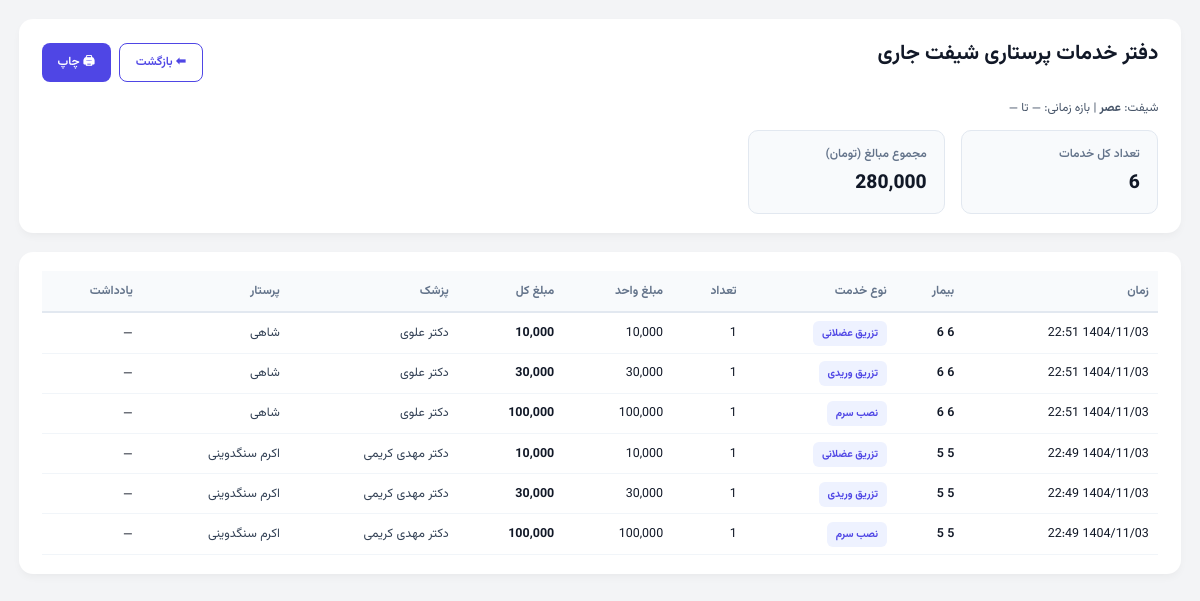
The app's page /reception/nursing_ledger (signed in) with its own data.
### tables this page shows
CREATE TABLE user_active_shift (
    user_id INTEGER PRIMARY KEY,
    active_shift TEXT NOT NULL,  -- 'morning', 'evening', 'night'
    work_date TEXT NOT NULL,     -- YYYY-MM-DD
    shift_started_at TIMESTAMP DEFAULT (datetime('now', '+3 hours', '+30 minutes')),
    FOREIGN KEY (user_id) REFERENCES users (id)
);

CREATE TABLE injections (
    id INTEGER PRIMARY KEY AUTOINCREMENT,
    patient_id INTEGER NOT NULL,
    injection_type TEXT NOT NULL,
    service_id INTEGER, -- reference to nursing_services.id
    injection_date TIMESTAMP DEFAULT (datetime('now', '+3 hours', '+30 minutes')),
    shift TEXT,
    work_date TEXT, -- YYYY-MM-DD (manual work date)
    count INTEGER DEFAULT 1,
    unit_price REAL DEFAULT 0,
    total_price REAL DEFAULT 0,
    patient_amount REAL DEFAULT NULL, -- amount to be paid by patient (if covered, 0)
    insurance_amount REAL DEFAULT NULL, -- amount to be paid by insurance
    covered_by_insurance INTEGER DEFAULT 0,
    reception_user TEXT,
    notes TEXT,
    invoice_id INTEGER,
    doctor_id INTEGER,
    nurse_id INTEGER,
    FOREIGN KEY (patient_id) REFERENCES patients (id),
    FOREIGN KEY (service_id) REFERENCES nursing_services (id),
    FOREIGN KEY (invoice_id) REFERENCES invoices (id),
    FOREIGN KEY (doctor_id) REFERENCES medical_staff (id),
    FOREIGN KEY (nurse_id) REFERENCES medical_staff (id)
);

CREATE TABLE medical_staff (
    id INTEGER PRIMARY KEY AUTOINCREMENT,
    full_name TEXT NOT NULL,
    staff_type TEXT NOT NULL, -- 'doctor', 'nurse'
    is_active INTEGER DEFAULT 1,
    created_at TIMESTAMP DEFAULT (datetime('now', '+3 hours', '+30 minutes'))
);

### src/api/reception.py (the view)
@bp.route('/nursing_ledger', methods=['GET'])
@login_required
def nursing_ledger():
    from src.adapters.sqlite.core import get_db
    from src.common.utils import get_current_shift_window
    db = get_db()
    shift, start_dt, end_dt = get_current_shift_window()
    rows = db.execute(
        '''SELECT i.id, i.injection_date, i.injection_type, i.count, i.unit_price, i.total_price, i.notes,
                  p.full_name AS patient_name,
                  doc.full_name AS doctor_name,
                  nurse.full_name AS nurse_name
           FROM injections i
           JOIN patients p ON p.id = i.patient_id
           LEFT JOIN medical_staff doc ON doc.id = i.doctor_id
           LEFT JOIN medical_staff nurse ON nurse.id = i.nurse_id
           WHERE i.work_date = ? AND i.shift = ?
           ORDER BY i.injection_date DESC''',
        (g.user_shift_status['work_date'], g.user_shift_status['active_shift'])
    ).fetchall()
    injections = [dict(r) for r in rows]
    total_services = len(injections)
    total_amount = sum(r['total_price'] or 0 for r in injections)
    return render_template('reception/nursing_ledger.html',
                           shift=shift,
                           start=start_dt,
                           end=end_dt,
                           injections=injections,
                           total_services=total_services,
                           total_amount=total_amount)

### src/adapters/sqlite/core.py (called while the page is built)
def close_connection(exception):
    db = getattr(g, '_database', None)
    if db is not None:
        db.close()

### src/adapters/sqlite/user_shift_repo.py (called while the page is built, shortened)
    def _ensure_table(self):
        global _table_ensured
        if _table_ensured:
            return

    def get_user_active_shift(self, user_id: int) -> Optional[Dict]:
        self._ensure_table()
        db = get_db()
        row = db.execute(
            "SELECT * FROM user_active_shift WHERE user_id = ?",
            (user_id,)
        ).fetchone()
        return dict(row) if row else None

    def get_effective_shift_for_user(self, user_id: int) -> tuple[str, str, bool, bool]:
        self._ensure_table()
        now = iran_now()
        user_shift = self.get_user_active_shift(user_id)
        if not user_shift:
            default_shift = 'morning'
            default_work_date = now.strftime('%Y-%m-%d')
            self.set_user_active_shift(user_id, default_shift, default_work_date)
            return (default_shift, default_work_date, False, False)
        return (user_shift['active_shift'], user_shift['work_date'], False, False)

### src/api/auth.py (called while the page is built)
def login_required(view):
    @functools.wraps(view)
    def wrapped_view(**kwargs):
        if g.user is None:
            return redirect(url_for("auth.login"))
        return view(**kwargs)
    return wrapped_view

### src/common/jalali.py (called while the page is built)
    def persian_tuple(self):
        return self.persian_year, self.persian_month, self.persian_day

### src/common/utils.py (called while the page is built)
def iran_now() -> datetime:
    return datetime.utcnow() + IRAN_UTC_OFFSET

def parse_datetime(dt: datetime | str | None) -> datetime | None:
    if dt is None:
        return None
    if isinstance(dt, datetime):
        return dt
    if isinstance(dt, str):
        if not dt or dt == '—':
            return None
        try:
            return datetime.strptime(dt, '%Y-%m-%d %H:%M:%S')
        except ValueError:
            try:
                return datetime.strptime(dt, '%Y-%m-%d')
            except ValueError:
                return None
    return None

def format_jalali_datetime(dt: datetime | str | None, include_seconds: bool = False) -> str:
    parsed_dt = parse_datetime(dt)
    if parsed_dt is None:
        return '—'
    jy, jm, jd = gregorian_to_jalali(parsed_dt.year, parsed_dt.month, parsed_dt.day)
    if include_seconds:
        return f"{jy}/{jm:02d}/{jd:02d} {parsed_dt.hour:02d}:{parsed_dt.minute:02d}:{parsed_dt.second:02d}"
    return f"{jy}/{jm:02d}/{jd:02d} {parsed_dt.hour:02d}:{parsed_dt.minute:02d}"

### src/templates/reception/nursing_ledger.html (shortened to what this page needs)
<!doctype html>
<html lang="fa" dir="rtl">
<head>
<link href="{{ url_for('static', filename='css/vazirmatn.css') }}" rel="stylesheet" type="text/css" />
</head>
<body>
    <div class="card">
        <div class="top-actions">
            <h1>دفتر خدمات پرستاری شیفت جاری</h1>
            <div style="display:flex; gap:0.5rem;">
                <a class="btn outline" href="{{ url_for('reception.index') }}">⬅ بازگشت</a>
                <button class="btn" onclick="window.print()">🖨 چاپ</button>
            </div>
        </div>
        <div style="font-size:0.75rem; color:#475569; margin-bottom:0.8rem;">
            شیفت: <strong>{{ 'صبح' if shift=='morning' else ('عصر' if shift=='evening' else 'شب') }}</strong>
            | بازه زمانی: {{ start.strftime('%Y-%m-%d %H:%M') | jalali_datetime }} تا {{ end.strftime('%Y-%m-%d %H:%M') | jalali_datetime }}
        </div>
        <div class="summary">
            <div class="summary-box">
                <span>تعداد کل خدمات</span>
                <div class="val">{{ total_services }}</div>
            </div>
            <div class="summary-box">
                <span>مجموع مبالغ (تومان)</span>
                <div class="val">{{ '{:,}'.format(total_amount|int) }}</div>
            </div>
        </div>
    </div>
    <div class="card">
        {% if injections %}
        <div style="overflow:auto;">
            <table>
                <thead>
                    <tr>
                        <th>زمان</th>
                        <th>بیمار</th>
                        <th>نوع خدمت</th>
                        <th>تعداد</th>
                        <th>مبلغ واحد</th>
                        <th>مبلغ کل</th>
                        <th>پزشک</th>
                        <th>پرستار</th>
                        <th>یادداشت</th>
                    </tr>
                </thead>
                <tbody>
                    {% for r in injections %}
                    <tr>
                        <td>{{ r.injection_date | jalali_datetime }}</td>
                        <td style="font-weight:600;">{{ r.patient_name }}</td>
                        <td><span class="badge">{{ r.injection_type }}</span></td>
                        <td>{{ r.count }}</td>
                        <td>{{ '{:,}'.format((r.unit_price or 0)|int) }}</td>
                        <td style="font-weight:700;">{{ '{:,}'.format((r.total_price or 0)|int) }}</td>
                        <td style="color:#334155;">{{ r.doctor_name or '—' }}</td>
                        <td style="color:#334155;">{{ r.nurse_name or '—' }}</td>
                        <td style="max-width:180px; white-space:nowrap; overflow:hidden; text-overflow:ellipsis;" title="{{ r.notes }}">{{ r.notes or '—' }}</td>
                    </tr>
                    {% endfor %}
                </tbody>
            </table>
        </div>
        {% else %}
        <div class="empty">
            <h3 style="margin:0 0 0.5rem; font-size:1rem;">هیچ خدماتی در این شیفت ثبت نشده است</h3>
            <p style="margin:0; font-size:0.75rem;">برای ثبت، از داشبورد پذیرش اقدام کنید.</p>
        </div>
        {% endif %}
    </div>
</body>
</html>

### src/static/css/vazirmatn.css (style rules this page uses)
body, html { font-family: 'Vazirmatn', 'Vazirmatn FD', Tahoma, Arial, sans-serif; }

### src/templates/reception/nursing_ledger.html (style rules this page uses)
:root { --bg:#f3f4f6; --card:#fff; --text:#111827; --accent:#6366f1; --border:#d1d5db; --thead:#f9fafb; }
body { font-family:'Vazirmatn', Tahoma, sans-serif; background:var(--bg); margin:0; padding:1.2rem; color:var(--text); }
.card { background:#fff; border-radius:14px; padding:1.2rem 1.4rem; box-shadow:0 4px 10px -2px rgba(0,0,0,0.05); margin-bottom:1.2rem; }
h1 { margin:0 0 1rem; font-size:1.3rem; }
.summary { display:flex; gap:1rem; flex-wrap:wrap; }
.summary-box { background:#f8fafc; border:1px solid #e2e8f0; padding:0.9rem 1.1rem; border-radius:10px; min-width:160px; display:flex; flex-direction:column; gap:0.3rem; }
.summary-box span:first-child { font-size:0.75rem; color:#64748b; font-weight:600; }
.summary-box .val { font-size:1.2rem; font-weight:800; }
table { width:100%; border-collapse:separate; border-spacing:0; direction:rtl; }
th { background:#f8fafc; font-weight:700; font-size:0.75rem; padding:0.7rem 0.6rem; text-align:right; white-space:nowrap; border-bottom:2px solid #e2e8f0; color:#64748b; }
td { padding:0.6rem 0.6rem; font-size:0.78rem; border-bottom:1px solid #f1f5f9; vertical-align:middle; }
.badge { padding:0.25rem 0.55rem; border-radius:6px; background:#eef2ff; color:#4f46e5; font-size:0.65rem; font-weight:700; }
.top-actions { display:flex; justify-content:space-between; align-items:center; margin-bottom:0.8rem; }
.btn { cursor:pointer; background:#4f46e5; color:#fff; border:none; padding:0.55rem 1rem; font-family:inherit; font-size:0.75rem; border-radius:8px; font-weight:600; text-decoration:none; display:inline-flex; align-items:center; }
.btn.outline { background:#fff; color:#4f46e5; border:1px solid #4f46e5; }

### records on screen
user_active_shift: active_shift "عصر"
injections: injection_date|jalali_datetime "1404/11/03 22:51", patient_name "6 6", injection_type "تزریق عضلانی", count "1", unit_price "10,000", total_price "10,000", full_name "دکتر علوی", full_name "شاهی", notes "—"
injections: injection_date|jalali_datetime "1404/11/03 22:51", patient_name "6 6", injection_type "تزریق وریدی", count "1", unit_price "30,000", total_price "30,000", full_name "دکتر علوی", full_name "شاهی", notes "—"
injections: injection_date|jalali_datetime "1404/11/03 22:51", patient_name "6 6", injection_type "نصب سرم", count "1", unit_price "100,000", total_price "100,000", full_name "دکتر علوی", full_name "شاهی", notes "—"
injections: injection_date|jalali_datetime "1404/11/03 22:49", patient_name "5 5", injection_type "تزریق عضلانی", count "1", unit_price "10,000", total_price "10,000", full_name "دکتر مهدی کریمی", full_name "اکرم سنگدوینی", notes "—"
injections: injection_date|jalali_datetime "1404/11/03 22:49", patient_name "5 5", injection_type "تزریق وریدی", count "1", unit_price "30,000", total_price "30,000", full_name "دکتر مهدی کریمی", full_name "اکرم سنگدوینی", notes "—"
injections: injection_date|jalali_datetime "1404/11/03 22:49", patient_name "5 5", injection_type "نصب سرم", count "1", unit_price "100,000", total_price "100,000", full_name "دکتر مهدی کریمی", full_name "اکرم سنگدوینی", notes "—"

### other values on screen
{{ start.strftime('%Y-%m-%d %H:%M') | jalali_datetime }} "—"
{{ end.strftime('%Y-%m-%d %H:%M') | jalali_datetime }} "—"
{{ total_services }} "6"
{{ '{:,}'.format(total_amount|int) }} "280,000"
